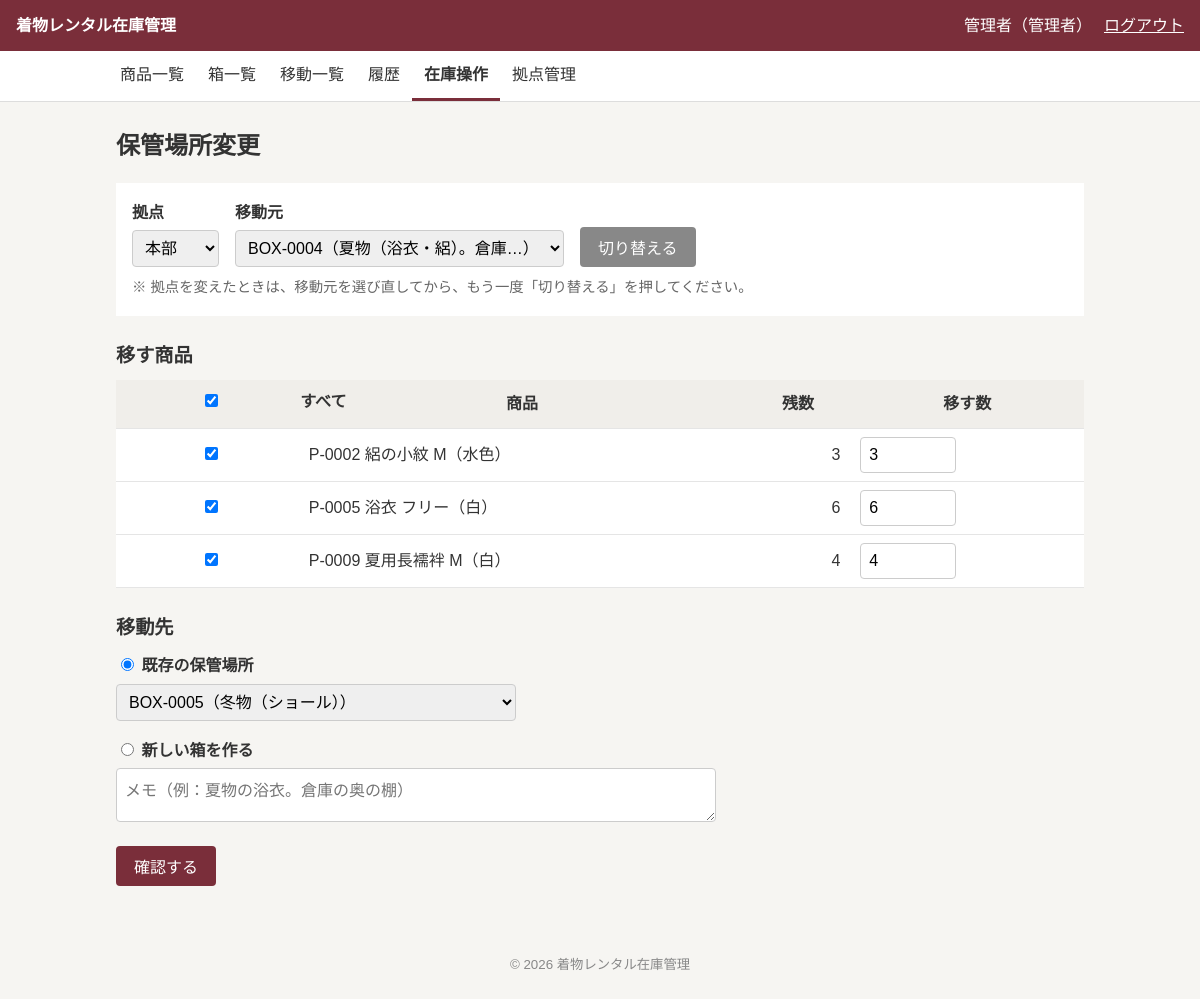
The app's page /operations/relocation.php (signed in) with its own data.
### tables this page shows
CREATE TABLE users (
  id            INT UNSIGNED NOT NULL AUTO_INCREMENT,
  login_id      VARCHAR(50)  NOT NULL,
  password_hash VARCHAR(255) NOT NULL,
  name          VARCHAR(50)  NOT NULL,
  role          ENUM('normal','admin') NOT NULL DEFAULT 'normal',
  location_id   INT UNSIGNED NOT NULL,
  status        ENUM('active','inactive') NOT NULL DEFAULT 'active',
  created_at    DATETIME     NOT NULL DEFAULT CURRENT_TIMESTAMP,
  updated_at    DATETIME     NOT NULL DEFAULT CURRENT_TIMESTAMP ON UPDATE CURRENT_TIMESTAMP,
  PRIMARY KEY (id),
  CONSTRAINT uk_users_login_id    UNIQUE (login_id),
  CONSTRAINT fk_users_location_id FOREIGN KEY (location_id) REFERENCES locations(id) ON DELETE RESTRICT
);

CREATE TABLE locations (
  id         INT UNSIGNED NOT NULL AUTO_INCREMENT,
  name       VARCHAR(50)  NOT NULL,
  note       TEXT         NULL DEFAULT NULL,
  status     ENUM('active','inactive') NOT NULL DEFAULT 'active',
  created_at DATETIME     NOT NULL DEFAULT CURRENT_TIMESTAMP,
  updated_at DATETIME     NOT NULL DEFAULT CURRENT_TIMESTAMP ON UPDATE CURRENT_TIMESTAMP,
  PRIMARY KEY (id),
  CONSTRAINT uk_locations_name UNIQUE (name)
);

### config/app.php (called while the page is built)
<?php
return [
    'debug'    => true,
    'timezone' => 'Asia/Tokyo',
    'app_name' => '着物レンタル在庫管理',
];

### includes/bootstrap.php (called while the page is built, shortened)
<?php
$appConfig = require __DIR__ . '/../config/app.php';
require_once __DIR__ . '/db.php';
require_once __DIR__ . '/functions.php';
require_once __DIR__ . '/auth.php';

### includes/functions.php (called while the page is built, shortened)
<?php
function h(?string $value): string
{
    return htmlspecialchars($value ?? '', ENT_QUOTES, 'UTF-8');
}
function product_code(int $id): string
{
    return sprintf('P-%04d', $id);
}
function box_code(int $id): string
{
    return sprintf('BOX-%04d', $id);
}
function label_map(): array
{
    return [
        'status'    => ['active' => '利用中', 'inactive' => '停止中'],
        'product_status' => ['active' => '利用中', 'inactive' => '廃番'],
        'role'      => ['normal' => '一般', 'admin' => '管理者'],
        'target'    => ['women' => '女', 'men' => '男', 'children' => '子'],
        'season'    => ['summer' => '夏物', 'winter' => '冬物', 'all_season' => '通年'],
        'box'       => ['active' => '使用中', 'in_transit' => '輸送中', 'retired' => '廃止'],
        'transfer'  => ['in_transit' => '輸送中', 'received' => '受取済', 'cancelled' => '取消済'],
        'operation' => [
            'stock_in'      => '入庫',
            'stock_out'     => '出庫',
            'adjustment'    => '在庫調整',
            'relocation'    => '保管場所変更',
            'item_transfer' => '商品移動',
            'box_transfer'  => '箱ごと移動',
        ],
        'reason' => [
            'purchase' => '新規購入',
            'initial'  => '初期登録',
            'disposal' => '廃棄',
            'sale'     => '売却',
            'lost'     => '紛失',
            'other'    => 'その他',
        ],
    ];
}
function label(string $type, ?string $value): string
{
    return label_map()[$type][$value] ?? '';
}

### includes/auth.php (called while the page is built, shortened)
<?php
function current_user(): ?array
{
    static $checked = false;
    static $user    = null;
    if ($checked) {
        return $user;
    }
    $checked = true;
    $sessionUser = $_SESSION['user'] ?? null;
    $stmt = getDb()->prepare(
        "SELECT id, name, role, location_id FROM users WHERE id = ? AND status = 'active'"
    );
    $stmt->execute([$sessionUser['id']]);
    $row = $stmt->fetch();
    $user = [
        'id'          => (int)$row['id'],
        'name'        => $row['name'],
        'role'        => $row['role'],
        'location_id' => (int)$row['location_id'],
    ];
    return $user;
}
function require_login(): void
{
    if (current_user() === null) {
        redirect('/login.php');
    }
}

### includes/db.php (called while the page is built)
<?php
function getDb(): PDO
{
    static $pdo = null;
    if ($pdo !== null) {
        return $pdo;
    }
    $config = require __DIR__ . '/../config/database.php';
    if (!empty($config['socket'])) {
        $dsn = sprintf(
            'mysql:unix_socket=%s;dbname=%s;charset=%s',
            $config['socket'],
            $config['dbname'],
            $config['charset']
        );
    } else {
        $dsn = sprintf(
            'mysql:host=%s;dbname=%s;charset=%s',
            $config['host'],
            $config['dbname'],
            $config['charset']
        );
    }
    $pdo = new PDO($dsn, $config['user'], $config['password'], [
        PDO::ATTR_ERRMODE            => PDO::ERRMODE_EXCEPTION,
        PDO::ATTR_DEFAULT_FETCH_MODE => PDO::FETCH_ASSOC,
        PDO::ATTR_EMULATE_PREPARES   => false,
    ]);
    $pdo->exec("SET time_zone = '+09:00'");
    return $pdo;
}

### includes/stock.php (called while the page is built, shortened)
<?php
function storage_options(PDO $pdo, int $locationId): array
{
    $stmt = $pdo->prepare(
        "SELECT id, loose_location_id, note FROM boxes
         WHERE location_id = ? AND status = 'active'
         ORDER BY (loose_location_id IS NULL), id"
    );
    $stmt->execute([$locationId]);
    $options = [];
    foreach ($stmt->fetchAll() as $box) {
        if ($box['loose_location_id'] !== null) {
            $options[(int)$box['id']] = '箱なし';
        } else {
            $memo = $box['note'] ? '（' . mb_strimwidth($box['note'], 0, 24, '…') . '）' : '';
            $options[(int)$box['id']] = box_code((int)$box['id']) . $memo;
        }
    }
    return $options;
}
function product_options(PDO $pdo): array
{
    $rows = $pdo->query(
        "SELECT id, name, size, color FROM products WHERE status = 'active' ORDER BY id"
    )->fetchAll();
    $options = [];
    foreach ($rows as $row) {
        $text = product_code((int)$row['id']) . ' ' . $row['name'];
        if ($row['size'] !== null) {
            $text .= ' ' . $row['size'];
        }
        if ($row['color'] !== null) {
            $text .= '（' . $row['color'] . '）';
        }
        $options[(int)$row['id']] = $text;
    }
    return $options;
}

### public/operations/relocation.php (the view, shortened to what this page needs)
<?php
require_once __DIR__ . '/../../includes/bootstrap.php';
require_once __DIR__ . '/../../includes/stock.php';
require_login();
$pdo  = getDb();
$user = current_user();
$locations     = $pdo->query("SELECT id, name FROM locations WHERE status = 'active' ORDER BY id")->fetchAll();
$locationNames = array_column($locations, 'name', 'id');
$startBoxId      = (int)($_GET['box_id'] ?? 0);
$startProductId  = (int)($_GET['product_id'] ?? 0);
if (isset($_GET['location_id'])) {
    $locationId = (int)$_GET['location_id'];
} elseif ($startBoxId > 0) {
    $stmt = $pdo->prepare('SELECT location_id FROM boxes WHERE id = ?');
    $stmt->execute([$startBoxId]);
    $locationId = (int)$stmt->fetchColumn();
} else {
    $locationId = $user['location_id'];
}
$storages = storage_options($pdo, $locationId);
$fromBoxId = isset($storages[$startBoxId]) ? $startBoxId : (int)array_key_first($storages);
$destinations = $storages;
unset($destinations[$fromBoxId]);
$products = product_options($pdo);
$stmt = $pdo->prepare('SELECT product_id, qty FROM stocks WHERE box_id = ? ORDER BY product_id');
$stmt->execute([$fromBoxId]);
$items = [];
foreach ($stmt->fetchAll() as $row) {
    $items[(int)$row['product_id']] = (int)$row['qty'];
}
$commitError = '';
$showConfirm = false;
if ($_SERVER['REQUEST_METHOD'] !== 'POST') {
    $checked = [];
    foreach ($items as $productId => $qty) {
        if ($startProductId === 0 || $startProductId === $productId) {
            $checked[$productId] = true;
        }
    }
    $input = [
        'lines'     => array_map('strval', array_intersect_key($items, $checked)),
        'dest_type' => 'existing',
        'to_box_id' => (string)array_key_first($destinations),
        'new_note'  => '',
    ];
    $qtyInputs = array_map('strval', $items);
}
$isOtherLocation = $locationId !== $user['location_id'];
$pageTitle = '保管場所変更';
require __DIR__ . '/../../includes/layout/header.php';
?>
<?php if ($showConfirm): ?>
    <?php if ($commitError !== ''): ?>
        <p class="flash flash-error"><?= h($commitError) ?></p>
    <?php endif; ?>
    <?php if ($isOtherLocation): ?>
        <p class="warning-box">
            所属拠点（<?= h($locationNames[$user['location_id']] ?? '') ?>）以外の拠点
            （<?= h($locationNames[$locationId]) ?>）の保管場所を変更します。拠点が正しいか確認してください。
        </p>
    <?php endif; ?>
    <p>次の内容で保管場所を変更します。よろしいですか？</p>
    <div class="table-wrap">
        <table class="detail-table">
            <tr>
                <th>拠点</th>
                <td><?= h($locationNames[$locationId]) ?></td>
            </tr>
            <tr>
                <th>移動元</th>
                <td><?= h($storages[$fromBoxId] ?? '') ?></td>
            </tr>
            <tr>
                <th>移動先</th>
                <td>
                    <?php if ($input['dest_type'] === 'new'): ?>
                        新しい箱を作る（番号は登録後に表示されます）
                        <?php if ($input['new_note'] !== ''): ?><br>メモ：<?= nl2br(h($input['new_note'])) ?><?php endif; ?>
                        <?php else: ?>
                            <?= h($destinations[(int)$input['to_box_id']] ?? '') ?>
                        <?php endif; ?>
                </td>
            </tr>
        </table>
    </div>
    <div class="table-wrap">
        <table>
            <tr>
                <th>商品</th>
                <th>移す数</th>
                <th>移動元の残数<br>（変更前 → 後）</th>
            </tr>
            <?php foreach ($input['lines'] as $productId => $qty): ?>
                <tr>
                    <td><?= h($products[$productId] ?? product_code($productId)) ?></td>
                    <td class="num"><?= h($qty) ?></td>
                    <td class="num"><?= h((string)($items[$productId] ?? 0)) ?> → <?= h((string)(($items[$productId] ?? 0) - (int)$qty)) ?></td>
                </tr>
            <?php endforeach; ?>
        </table>
    </div>
    <form method="post" class="button-row">
        <?= csrf_field() ?>
        <button type="submit" name="step" value="back" class="button-secondary">入力に戻る</button>
        <button type="submit" name="step" value="commit">変更する</button>
    </form>
<?php else: ?>
    <form method="get" class="search-form">
        <div class="form-row">
            <label for="location_id">拠点</label>
            <select id="location_id" name="location_id">
                <?php foreach ($locations as $location): ?>
                    <option value="<?= h((string)$location['id']) ?>" <?= $locationId === (int)$location['id'] ? 'selected' : '' ?>>
                        <?= h($location['name']) ?>
                    </option>
                <?php endforeach; ?>
            </select>
        </div>
        <div class="form-row">
            <label for="box_id">移動元</label>
            <select id="box_id" name="box_id">
                <?php foreach ($storages as $id => $text): ?>
                    <option value="<?= h((string)$id) ?>" <?= $id === $fromBoxId ? 'selected' : '' ?>><?= h($text) ?></option>
                <?php endforeach; ?>
            </select>
        </div>
        <button type="submit" class="button-secondary">切り替える</button>
        <span class="note">※ 拠点を変えたときは、移動元を選び直してから、もう一度「切り替える」を押してください。</span>
    </form>
    <?php if (empty($items)): ?>
        <p>この保管場所には、移せる商品がありません。</p>
    <?php else: ?>
        <form method="post" novalidate>
            <h2>移す商品</h2>
            <div class="table-wrap">
                <table>
                    <tr>
                        <th><label><input type="checkbox" id="check-all"> すべて</label></th>
                        <th>商品</th>
                        <th>残数</th>
                        <th>移す数</th>
                    </tr>
                    <?php foreach ($items as $productId => $remain): ?>
                        <tr>
                            <td><input type="checkbox" class="line-check" name="check[<?= h((string)$productId) ?>]" value="1"
                                    <?= isset($input['lines'][$productId]) ? 'checked' : '' ?>></td>
                            <td><?= h($products[$productId] ?? product_code($productId)) ?></td>
                            <td class="num"><?= h((string)$remain) ?></td>
                            <td>
                                <input type="number" inputmode="numeric" name="qty[<?= h((string)$productId) ?>]" min="1" max="<?= h((string)$remain) ?>"
                                    value="<?= h($qtyInputs[$productId] ?? (string)$remain) ?>" style="width: 6em;">
                            </td>
                        </tr>
                    <?php endforeach; ?>
                </table>
            </div>
            <h2>移動先</h2>
            <div class="form-row">
                <label>
                    <input type="radio" name="dest_type" value="existing" style="width:auto;"
                        <?= $input['dest_type'] === 'existing' ? 'checked' : '' ?> <?= empty($destinations) ? 'disabled' : '' ?>>
                    既存の保管場所
                </label>
                <select name="to_box_id">
                    <?php foreach ($destinations as $id => $text): ?>
                        <option value="<?= h((string)$id) ?>" <?= (string)$id === $input['to_box_id'] ? 'selected' : '' ?>><?= h($text) ?></option>
                    <?php endforeach; ?>
                </select>
            </div>
            <div class="form-row">
                <label>
                    <input type="radio" name="dest_type" value="new" style="width:auto;"
                        <?= $input['dest_type'] === 'new' ? 'checked' : '' ?>>
                    新しい箱を作る
                </label>
                <textarea name="new_note" rows="2" placeholder="メモ（例：夏物の浴衣。倉庫の奥の棚）"><?= h($input['new_note']) ?></textarea>
            </div>
            <p class="button-row">
                <button type="submit" name="step" value="confirm">確認する</button>
            </p>
        </form>
    <?php endif; ?>
<?php endif; ?>
<?php require __DIR__ . '/../../includes/layout/footer.php'; ?>

### includes/layout/header.php (shortened to what this page needs)
<?php
$user = current_user();
?>
<!DOCTYPE html>
<html lang="ja">
<head>
    <link rel="stylesheet" href="/assets/css/style.css">
</head>
<body>
    <header class="site-header">
        <a class="site-title" href="/dashboard.php"><?= h($appConfig['app_name']) ?></a>
        <?php if ($user !== null): ?>
            <div class="user-info">
                <span><?= h($user['name']) ?>（<?= h(label('role', $user['role'])) ?>）</span>
                <form method="post" action="/logout.php">
                    <button type="submit" class="button-link">ログアウト</button>
                </form>
            </div>
        <?php endif; ?>
    </header>
    <?php if ($user !== null): ?>
        <?php require __DIR__ . '/nav.php'; ?>
    <?php endif; ?>
    <main class="container">
        <h1><?= h($pageTitle ?? '') ?></h1>

### records on screen
users: name "管理者", role "管理者", location_id "本部"

### other values on screen
$appConfig['app_name'] "着物レンタル在庫管理"
$navLabel "商品一覧"
$navLabel "箱一覧"
$navLabel "移動一覧"
$navLabel "履歴"
$navLabel "在庫操作"
$navLabel "拠点管理"
$pageTitle "保管場所変更"
$products[$productId] "P-0002 絽の小紋 M（水色）"
$remain "3"
$products[$productId] "P-0005 浴衣 フリー（白）"
$remain "6"
$products[$productId] "P-0009 夏用長襦袢 M（白）"
$remain "4"
form field box_id "BOX-0004（夏物（浴衣・絽）。倉庫…）"
